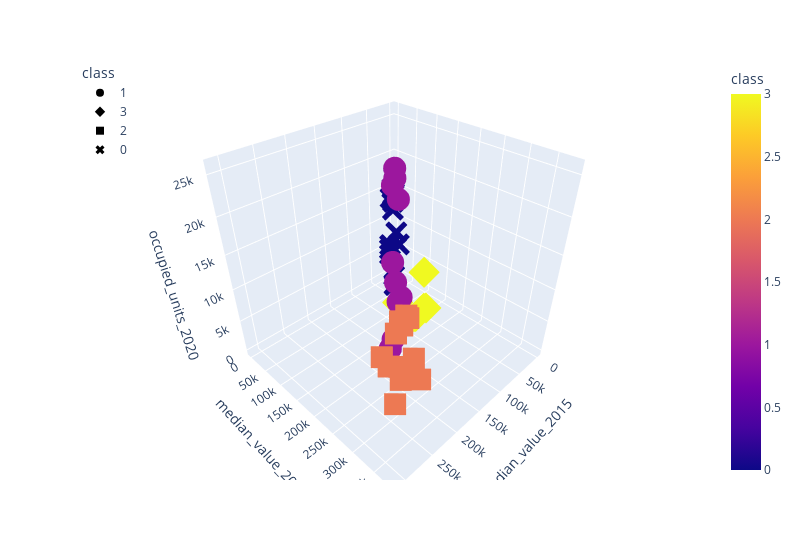

Notebook source saved alongside this figure:
### Code cell
fig = px.scatter_3d(
    four_clusters,
    x="median_value_2015",
    y="median_value_2020",
    z="occupied_units_2020",
    color="class",
    symbol="class",
    width=800,
)
fig.update_layout(legend=dict(x=0, y=1))
fig.show()

### Figure 1 — Plotly figure (JSON) as saved in the notebook; plotly's stock layout.template omitted (floating-point values rounded to 4 significant figures; data arrays with more than 128 entries replaced by an {"elided": "..."} marker saying what was removed)
{"data": [{"hovertemplate": "class=%{marker.color}<br>median_value_2015=%{x}<br>median_value_2020=%{y}<br>occupied_units_2020=%{z}<extra></extra>", "legendgroup": "1", "marker": {"color": {"elided": "741 int values"}, "coloraxis": "coloraxis", "symbol": "circle"}, "mode": "markers", "name": "1", "scene": "scene", "showlegend": true, "type": "scatter3d", "x": {"elided": "741 int values"}, "y": {"elided": "741 int values"}, "z": {"elided": "741 int values"}}, {"hovertemplate": "class=%{marker.color}<br>median_value_2015=%{x}<br>median_value_2020=%{y}<br>occupied_units_2020=%{z}<extra></extra>", "legendgroup": "3", "marker": {"color": {"elided": "531 int values"}, "coloraxis": "coloraxis", "symbol": "diamond"}, "mode": "markers", "name": "3", "scene": "scene", "showlegend": true, "type": "scatter3d", "x": {"elided": "531 int values"}, "y": {"elided": "531 int values"}, "z": {"elided": "531 int values"}}, {"hovertemplate": "class=%{marker.color}<br>median_value_2015=%{x}<br>median_value_2020=%{y}<br>occupied_units_2020=%{z}<extra></extra>", "legendgroup": "2", "marker": {"color": {"elided": "500 int values"}, "coloraxis": "coloraxis", "symbol": "square"}, "mode": "markers", "name": "2", "scene": "scene", "showlegend": true, "type": "scatter3d", "x": {"elided": "500 int values"}, "y": {"elided": "500 int values"}, "z": {"elided": "500 int values"}}, {"hovertemplate": "class=%{marker.color}<br>median_value_2015=%{x}<br>median_value_2020=%{y}<br>occupied_units_2020=%{z}<extra></extra>", "legendgroup": "0", "marker": {"color": {"elided": "335 int values"}, "coloraxis": "coloraxis", "symbol": "x"}, "mode": "markers", "name": "0", "scene": "scene", "showlegend": true, "type": "scatter3d", "x": {"elided": "335 int values"}, "y": {"elided": "335 int values"}, "z": {"elided": "335 int values"}}], "layout": {"coloraxis": {"colorbar": {"title": {"text": "class"}}, "colorscale": [[0, "#0d0887"], [0.1111, "#46039f"], [0.2222, "#7201a8"], [0.3333, "#9c179e"], [0.4444, "#bd3786"], [0.5556, "#d8576b"], [0.6667, "#ed7953"], [0.7778, "#fb9f3a"], [0.8889, "#fdca26"], [1, "#f0f921"]]}, "legend": {"title": {"text": "class"}, "tracegroupgap": 0, "x": 0, "y": 1}, "margin": {"t": 60}, "scene": {"domain": {"x": [0, 1], "y": [0, 1]}, "xaxis": {"title": {"text": "median_value_2015"}}, "yaxis": {"title": {"text": "median_value_2020"}}, "zaxis": {"title": {"text": "occupied_units_2020"}}}, "width": 800}}
